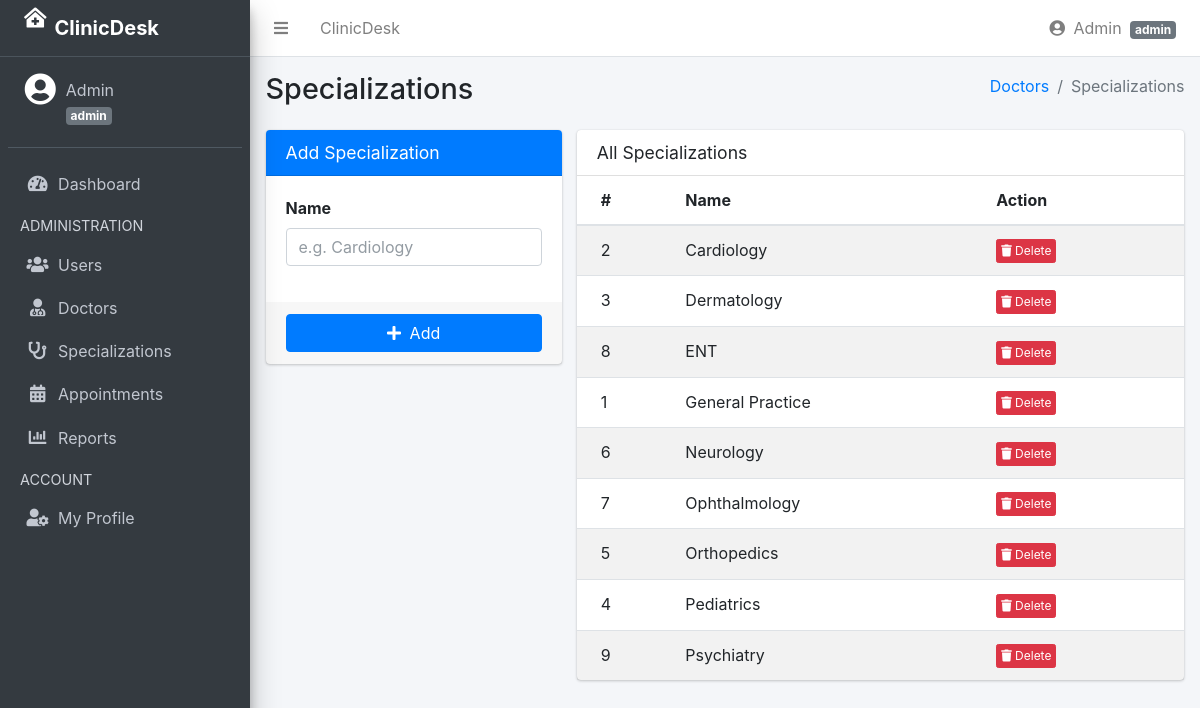
Page /index.php?page=doctors&action=specializations (signed in) on the committed database.
### tables this page shows
CREATE TABLE IF NOT EXISTS specializations (
    id   INT UNSIGNED AUTO_INCREMENT PRIMARY KEY,
    name VARCHAR(100) NOT NULL UNIQUE
);

### controllers/DoctorController.php (called while the page is built, shortened)
<?php
require_once __DIR__ . '/../core/Auth.php';
require_once __DIR__ . '/../core/helpers.php';
require_once __DIR__ . '/../models/SpecializationModel.php';
class DoctorController {
    public function specializations(): void {
        $specs     = (new SpecializationModel())->getAll();
        require_once __DIR__ . '/../views/doctors/specializations.php';
    }
}

### index.php (called while the page is built, shortened)
<?php
require_once __DIR__ . '/config/database.php';
require_once __DIR__ . '/core/Database.php';
require_once __DIR__ . '/core/Auth.php';
require_once __DIR__ . '/core/helpers.php';
$action = $_GET['action'] ?? 'index';
$controller = new $controllerClass();
$actionMap = [
    'login'         => 'login',
    'login_post'    => 'handleLogin',
    'logout'        => 'handleLogout',
    'index'         => 'index',
    'create'        => 'create',
    'store'         => 'store',
    'edit'          => 'edit',
    'update'        => 'update',
    'toggle_active' => 'toggleActive',
    'profile'       => 'profile',
    'update_profile'=> 'updateProfile',
    'specializations'       => 'specializations',
    'add_specialization'    => 'addSpecialization',
    'delete_specialization' => 'deleteSpecialization',
    'book'          => 'book',
    'view'          => 'view',
    'update_status' => 'updateStatus',
    'cancel'        => 'cancel',
    'add'           => 'add',
    'download'      => 'download',
];
if ($action === '' || $action === 'index') {
    $method = 'index';
} else {
    $method = $actionMap[$action] ?? null;
}
try {
    $controller->$method();
} catch (RuntimeException $e) {
    error_log('Runtime error: ' . $e->getMessage());
    echo '<div style="background:#f8d7da;color:#721c24;padding:20px;font-family:sans-serif">
        <h3>Something went wrong</h3>
        <p>Please try again or contact the administrator.</p>
      </div>';
}

### core/helpers.php (called while the page is built, shortened)
<?php
function e(string $value): string {
    return htmlspecialchars($value, ENT_QUOTES, 'UTF-8');
}
function url(string $page, string $action = '', array $extra = []): string {
    $params = ['page' => $page];
    if ($action !== '') $params['action'] = $action;
    $params = array_merge($params, $extra);
    return BASE_URL . '/index.php?' . http_build_query($params);
}

### core/Auth.php (called while the page is built, shortened)
<?php
class Auth {
    public static function currentUser(): ?array {
        return $_SESSION['user'] ?? null;
    }
    public static function role(): string {
        return $_SESSION['user']['role'] ?? '';
    }
}

### core/Database.php (called while the page is built, shortened)
<?php
class Database {
    private static ?Database $instance = null;
    private mysqli $conn;
    private function __construct() {
        $this->conn = new mysqli(DB_HOST, DB_USER, DB_PASS, DB_NAME);
        $this->conn->set_charset(DB_CHARSET);
    }
    public static function getInstance(): Database {
        if (self::$instance === null) {
            self::$instance = new Database();
        }
        return self::$instance;
    }
    public function query(string $sql, string $types = '', array $params = []): mixed {
        $stmt = $this->conn->prepare($sql);
        $stmt->execute();
        $result = $stmt->get_result();
        if ($result instanceof mysqli_result) {
            return $result;
        }
        return $stmt->affected_rows >= 0;
    }
}

### models/BaseModel.php (called while the page is built, shortened)
<?php
require_once __DIR__ . '/../core/Database.php';
abstract class BaseModel {
    protected Database $db;
    public function __construct() {
        $this->db = Database::getInstance();
    }
    protected function execute(string $sql, string $types = '', array $params = []): mixed {
        return $this->db->query($sql, $types, $params);
    }
    protected function fetchAll(mixed $result): array {
        $rows = [];
        while ($row = $result->fetch_assoc()) {
            $rows[] = $row;
        }
        return $rows;
    }
}

### models/SpecializationModel.php (called while the page is built, shortened)
<?php
require_once __DIR__ . '/BaseModel.php';
class SpecializationModel extends BaseModel {
    public function getAll(): array {
        $result = $this->execute('SELECT * FROM specializations ORDER BY name');
        return $this->fetchAll($result);
    }
}

### views/doctors/specializations.php (the view, shortened to what this page needs)
<?php
require_once __DIR__ . '/../../core/Auth.php';
require_once __DIR__ . '/../../core/helpers.php';
require_once __DIR__ . '/../../views/partials/header.php';
require_once __DIR__ . '/../../views/partials/navbar.php';
require_once __DIR__ . '/../../views/partials/sidebar.php';
?>
<div class="content-wrapper">
    <div class="content-header">
        <div class="container-fluid">
            <div class="row mb-2">
                <div class="col-sm-6"><h1>Specializations</h1></div>
                <div class="col-sm-6">
                    <ol class="breadcrumb float-sm-right">
                        <li class="breadcrumb-item"><a href="<?= url('doctors') ?>">Doctors</a></li>
                        <li class="breadcrumb-item active">Specializations</li>
                    </ol>
                </div>
            </div>
        </div>
    </div>
    <section class="content">
        <div class="container-fluid">
            <div class="row">
                <div class="col-md-4">
                    <div class="card card-primary">
                        <div class="card-header"><h3 class="card-title">Add Specialization</h3></div>
                        <form method="POST" action="<?= url('doctors','add_specialization') ?>">
                            <div class="card-body">
                                <div class="form-group">
                                    <label>Name</label>
                                    <input type="text" name="name" class="form-control" required placeholder="e.g. Cardiology">
                                </div>
                            </div>
                            <div class="card-footer">
                                <button type="submit" class="btn btn-primary btn-block">
                                    <i class="fas fa-plus mr-1"></i> Add
                                </button>
                            </div>
                        </form>
                    </div>
                </div>
                <div class="col-md-8">
                    <div class="card">
                        <div class="card-header"><h3 class="card-title">All Specializations</h3></div>
                        <div class="card-body p-0">
                            <table class="table table-striped">
                                <thead><tr><th>#</th><th>Name</th><th>Action</th></tr></thead>
                                <tbody>
                                <?php foreach ($specs as $s): ?>
                                <tr>
                                    <td><?= (int)$s['id'] ?></td>
                                    <td><?= e($s['name']) ?></td>
                                    <td>
                                        <form method="POST" action="<?= url('doctors','delete_specialization') ?>" style="display:inline">
                                            <button type="submit" class="btn btn-xs btn-danger"
                                                    onclick="return confirm('Delete this specialization?')">
                                                <i class="fas fa-trash"></i> Delete
                                            </button>
                                        </form>
                                    </td>
                                </tr>
                                <?php endforeach; ?>
                                </tbody>
                            </table>
                        </div>
                    </div>
                </div>
            </div>
        </div>
    </section>
</div>
<?php require_once __DIR__ . '/../partials/footer.php'; ?>

### views/partials/header.php (shortened to what this page needs)
<!DOCTYPE html>
<html lang="en">
<head>
    <link rel="stylesheet" href="<?= BASE_URL ?>/public/assets/adminlte/plugins/fontawesome-free/css/all.min.css">
    <link rel="stylesheet" href="<?= BASE_URL ?>/public/assets/adminlte/plugins/datatables-bs4/css/dataTables.bootstrap4.min.css">
    <link rel="stylesheet" href="<?= BASE_URL ?>/public/assets/adminlte/dist/css/adminlte.min.css">
</head>
<body class="hold-transition sidebar-mini layout-fixed">
<div class="wrapper">

### views/partials/navbar.php (shortened to what this page needs)
<?php
$currentUser = Auth::currentUser();
$role        = Auth::role();
?>
<nav class="main-header navbar navbar-expand navbar-white navbar-light">
    <ul class="navbar-nav">
        <li class="nav-item">
            <a class="nav-link" data-widget="pushmenu" href="#"><i class="fas fa-bars"></i></a>
        </li>
        <li class="nav-item d-none d-sm-inline-block">
            <a href="<?= url('dashboard') ?>" class="nav-link"><?= APP_NAME ?></a>
        </li>
    </ul>
    <ul class="navbar-nav ml-auto">
        <li class="nav-item dropdown">
            <a class="nav-link" data-toggle="dropdown" href="#">
                <i class="fas fa-user-circle mr-1"></i>
                <?= e($currentUser['name'] ?? '') ?>
                <span class="badge badge-secondary ml-1"><?= e($role) ?></span>
            </a>
        </li>
    </ul>
</nav>

### views/partials/sidebar.php (shortened to what this page needs)
<?php
$role    = Auth::role();
$curPage = $_GET['page'] ?? 'dashboard';
$curAct  = $_GET['action'] ?? '';
function isActive(string $page, string $action = ''): string {
    global $curPage, $curAct;
    if ($action) {
        return ($curPage === $page && $curAct === $action) ? 'active' : '';
    }
    return $curPage === $page ? 'active' : '';
}
$user = Auth::currentUser();
?>
<aside class="main-sidebar sidebar-dark-primary elevation-4">
    <a href="<?= url('dashboard') ?>" class="brand-link">
        <i class="fas fa-clinic-medical brand-image ml-3"></i>
        <span class="brand-text font-weight-bold"><?= APP_NAME ?></span>
    </a>
    <div class="sidebar">
        <div class="user-panel mt-3 pb-3 mb-3 d-flex">
            <div class="image">
                <i class="fas fa-user-circle fa-2x text-white ml-1"></i>
            </div>
            <div class="info">
                <a href="<?= url('users','profile') ?>" class="d-block text-truncate" style="max-width:140px">
                    <?= e($user['name'] ?? '') ?>
                </a>
                <small class="badge badge-secondary"><?= e($role) ?></small>
            </div>
        </div>
        <nav class="mt-2">
            <ul class="nav nav-pills nav-sidebar flex-column" data-widget="treeview" role="menu">
                <li class="nav-item">
                    <a href="<?= url('dashboard') ?>" class="nav-link <?= isActive('dashboard') ?>">
                        <i class="nav-icon fas fa-tachometer-alt"></i>
                        <p>Dashboard</p>
                    </a>
                </li>
                <?php if ($role === 'admin'): ?>
                <li class="nav-header">ADMINISTRATION</li>
                <li class="nav-item">
                    <a href="<?= url('users') ?>" class="nav-link <?= isActive('users') ?>">
                        <i class="nav-icon fas fa-users"></i>
                        <p>Users</p>
                    </a>
                </li>
                <li class="nav-item">
                    <a href="<?= url('doctors') ?>" class="nav-link <?= isActive('doctors') ?>">
                        <i class="nav-icon fas fa-user-md"></i>
                        <p>Doctors</p>
                    </a>
                </li>
                <li class="nav-item">
                    <a href="<?= url('doctors','specializations') ?>" class="nav-link <?= isActive('doctors','specializations') ?>">
                        <i class="nav-icon fas fa-stethoscope"></i>
                        <p>Specializations</p>
                    </a>
                </li>
                <li class="nav-item">
                    <a href="<?= url('appointments') ?>" class="nav-link <?= isActive('appointments') ?>">
                        <i class="nav-icon fas fa-calendar-alt"></i>
                        <p>Appointments</p>
                    </a>
                </li>
                <li class="nav-item">
                    <a href="<?= url('reports') ?>" class="nav-link <?= isActive('reports') ?>">
                        <i class="nav-icon fas fa-chart-bar"></i>
                        <p>Reports</p>
                    </a>
                </li>
                <?php endif; ?>
                <li class="nav-header">ACCOUNT</li>
                <li class="nav-item">
                    <a href="<?= url('users','profile') ?>" class="nav-link <?= isActive('users','profile') ?>">
                        <i class="nav-icon fas fa-user-cog"></i>
                        <p>My Profile</p>
                    </a>
                </li>
            </ul>
        </nav>
    </div>
</aside>

### views/partials/footer.php (shortened to what this page needs)
</div>
</body>
</html>

### rows in the picture
specializations: id "2", name "Cardiology"
specializations: id "3", name "Dermatology"
specializations: id "8", name "ENT"
specializations: id "1", name "General Practice"
specializations: id "6", name "Neurology"
specializations: id "7", name "Ophthalmology"
specializations: id "5", name "Orthopedics"
specializations: id "4", name "Pediatrics"
specializations: id "9", name "Psychiatry"

### other values in the picture
APP_NAME "ClinicDesk"
$currentUser['name'] "Admin"
$role "admin"
$user['name'] "Admin"
